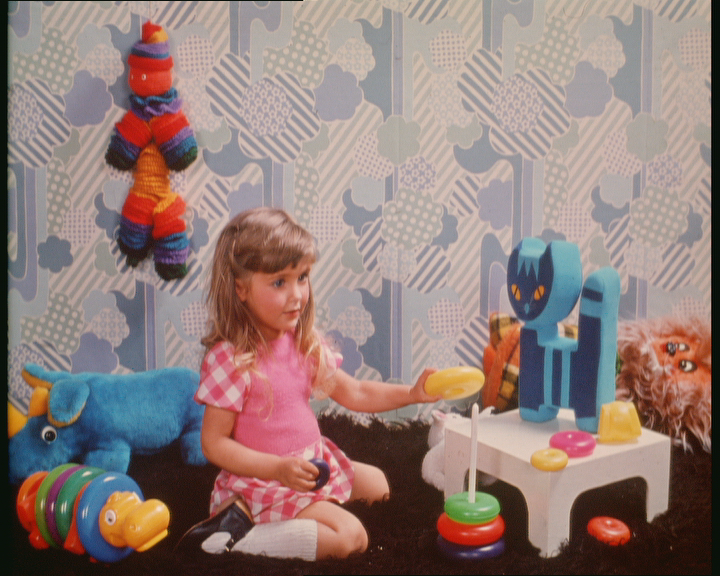
#> input picture Codes/Image_Processing/girl.bmp, 720 x 576 px
$ jupyter execute '(opencv_cht)Histogram.ipynb'   (shell and % lines are left out)
#> lines starting #> are read from the running program, lines starting #| are printed output that depends on the picture
# 載入套件

[cell 1]
from google.colab.patches import cv2_imshow
import numpy as np
import cv2
from matplotlib import pyplot as plt

print(cv2.__version__)

# 繪出Histogram

[cell 2]
image=cv2.imread("girl.bmp",cv2.IMREAD_GRAYSCALE)
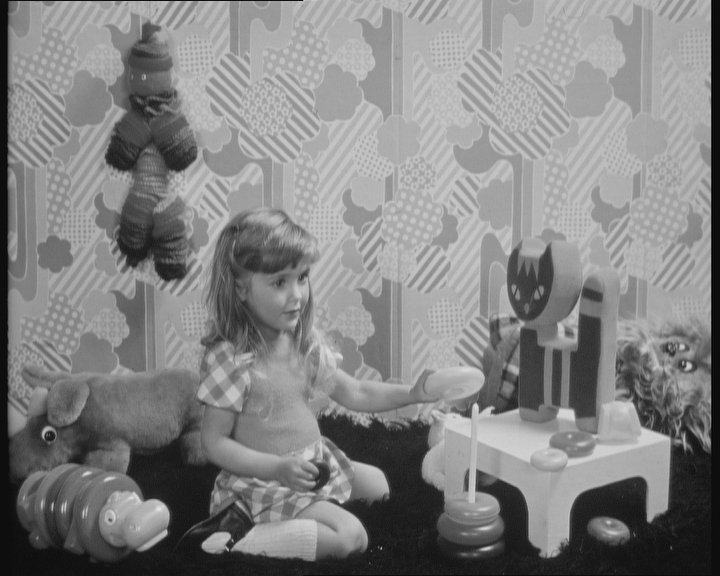
#> image: shape (576, 720); min 1, max 224, mean 130.5
mask=np.zeros(image.shape,np.uint8)
cv2_imshow(image)
mask[200:400,200:400]=255
histImage=cv2.calcHist([image],[0],None,[256],[0,255])
#> histImage = 256 values, max 6624 at index 174, min 0 at index 0, mean 1620
histMI=cv2.calcHist([image],[0],mask,[256],[0,255])
#> histMI = 256 values, max 614 at index 162, min 0 at index 0, mean 156.2
plt.plot(histImage)
plt.plot(histMI)
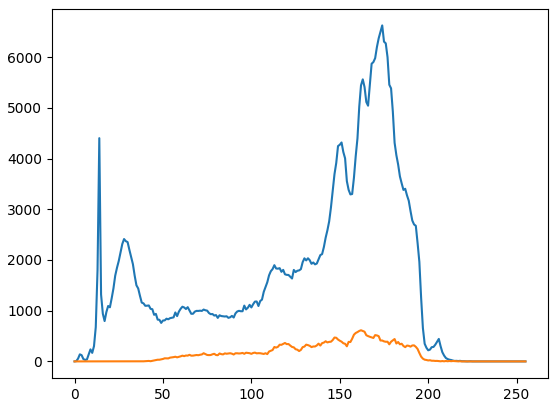
#> figure drawn by matplotlib, 1 panel; curve peaks at x = 174, y = 6624; curve peaks at x = 162, y = 614

# Histogram Equalization

[cell 3]
img = cv2.imread('girl.bmp',cv2.IMREAD_GRAYSCALE)
#-----------長條圖均衡化處理---------------
equ = cv2.equalizeHist(img)
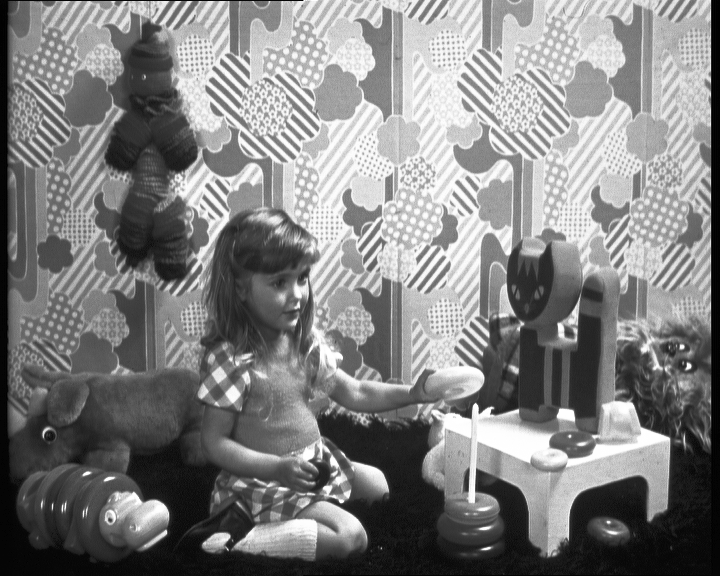
#> equ: shape (576, 720); min 0, max 255, mean 128.5
#-----------顯示均衡化前後的影像---------------
cv2_imshow(img)
cv2_imshow(equ)
#-----------顯示均衡化前後的長條圖---------------
plt.figure("原始影像長條圖")    #建置視窗
plt.hist(img.ravel(),256)
plt.figure("均衡化結果長條圖")  #建置新視窗
plt.hist(equ.ravel(),256)
#----------等待釋放視窗---------------------
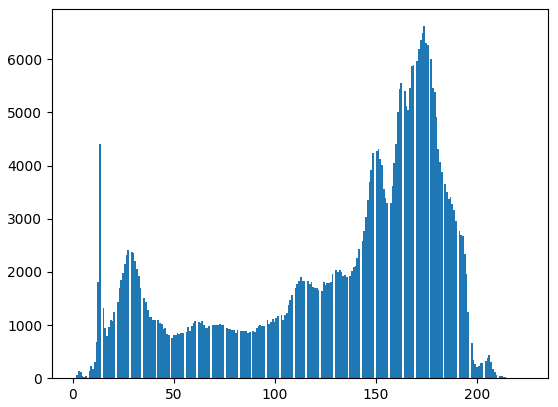
#> figure drawn by matplotlib, 1 panel; tallest bar 6624 high, from x = 173.5 to 174.3
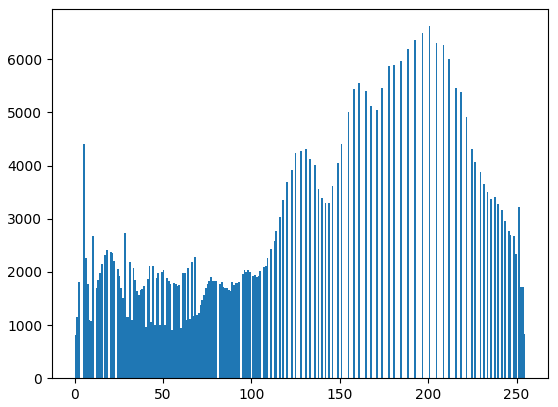
#> figure drawn by matplotlib, 1 panel; tallest bar 6624 high, from x = 200.2 to 201.2
